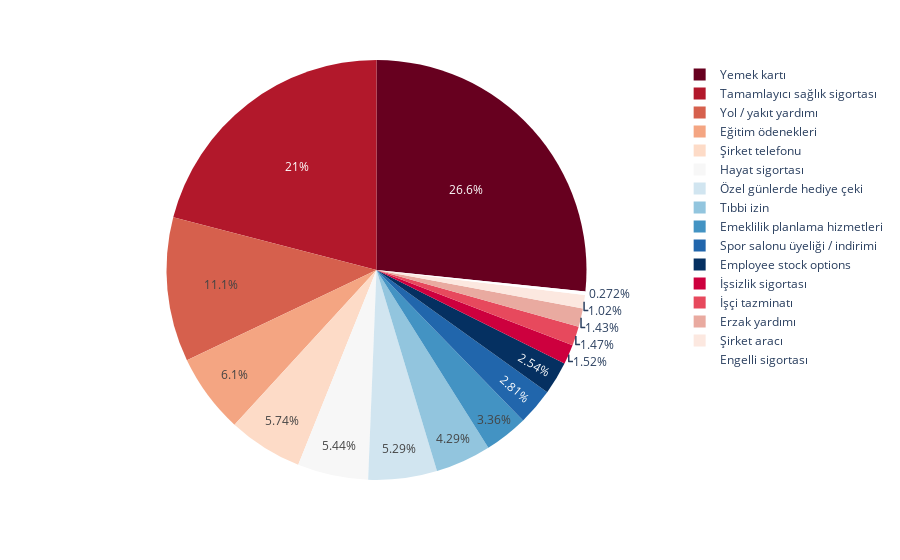

The notebook cell this image was saved under:
### Code cell
# Visualization of the side rights distribution
side_rights_sum = {}

for i in df['side_rights']:
    for j in i:
        if j in unique_side_rights:
            if j in side_rights_sum:
                side_rights_sum[j] += 1
            else:
                side_rights_sum[j] = 1

side_rights_df = pd.DataFrame({'Side Right': list(side_rights_sum.keys()), 'Number': list(side_rights_sum.values())})

fig = px.pie(side_rights_df, values='Number', names='Side Right', color_discrete_sequence=px.colors.sequential.RdBu)

# show the plot
fig.show()

### Figure 1 — Plotly figure (JSON) as saved in the notebook; plotly's stock layout.template omitted (floating-point values rounded to 4 significant figures)
{"data": [{"domain": {"x": [0, 1], "y": [0, 1]}, "hovertemplate": "Side Right=%{label}<br>Number=%{value}<extra></extra>", "labels": ["Yol / yakıt yardımı", "Özel günlerde hediye çeki", "Erzak yardımı", "Eğitim ödenekleri", "Tamamlayıcı sağlık sigortası", "Yemek kartı", "Hayat sigortası", "Emeklilik planlama hizmetleri", "Tıbbi izin", "Employee stock options", "Spor salonu üyeliği / indirimi", "Şirket telefonu", "İşsizlik sigortası", "İşçi tazminatı", "Şirket aracı", "Engelli sigortası"], "legendgroup": "", "name": "", "showlegend": true, "type": "pie", "values": [490, 233, 63, 269, 924, 1174, 240, 148, 189, 112, 124, 253, 67, 65, 45, 12]}], "layout": {"legend": {"tracegroupgap": 0}, "margin": {"t": 60}, "piecolorway": ["rgb(103,0,31)", "rgb(178,24,43)", "rgb(214,96,77)", "rgb(244,165,130)", "rgb(253,219,199)", "rgb(247,247,247)", "rgb(209,229,240)", "rgb(146,197,222)", "rgb(67,147,195)", "rgb(33,102,172)", "rgb(5,48,97)"]}}
